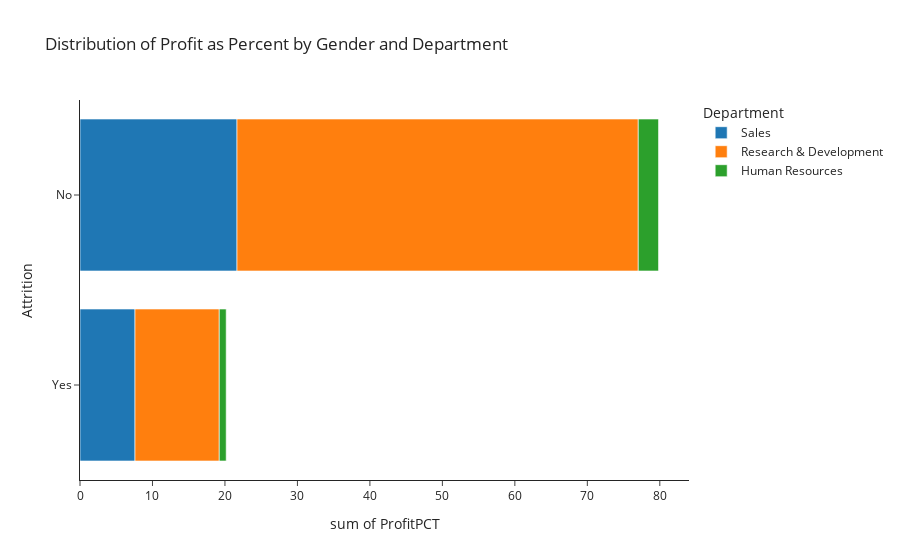

Notebook code for this chart:
### Code cell
# plot the data
fig=px.histogram(avg_profit,x=avg_profit['ProfitPCT'],y='Attrition',color='Department',title='Distribution of Profit as Percent by Attrition and Department')
fig.show()

### Figure 1 — Plotly figure (JSON) as saved in the notebook; plotly's stock layout.template omitted (floating-point values rounded to 4 significant figures; data arrays with more than 128 entries replaced by an {"elided": "..."} marker saying what was removed)
{"data": [{"alignmentgroup": "True", "bingroup": "y", "histfunc": "sum", "hovertemplate": "Department=Sales<br>sum of ProfitPCT=%{x}<br>Attrition=%{y}<extra></extra>", "legendgroup": "Sales", "marker": {"color": "#1F77B4", "pattern": {"shape": ""}}, "name": "Sales", "offsetgroup": "Sales", "orientation": "h", "showlegend": true, "type": "histogram", "x": {"elided": "446 float values"}, "xaxis": "x", "y": {"elided": "446 str values"}, "yaxis": "y"}, {"alignmentgroup": "True", "bingroup": "y", "histfunc": "sum", "hovertemplate": "Department=Research & Development<br>sum of ProfitPCT=%{x}<br>Attrition=%{y}<extra></extra>", "legendgroup": "Research & Development", "marker": {"color": "#FF7F0E", "pattern": {"shape": ""}}, "name": "Research & Development", "offsetgroup": "Research & Development", "orientation": "h", "showlegend": true, "type": "histogram", "x": {"elided": "961 float values"}, "xaxis": "x", "y": {"elided": "961 str values"}, "yaxis": "y"}, {"alignmentgroup": "True", "bingroup": "y", "histfunc": "sum", "hovertemplate": "Department=Human Resources<br>sum of ProfitPCT=%{x}<br>Attrition=%{y}<extra></extra>", "legendgroup": "Human Resources", "marker": {"color": "#2CA02C", "pattern": {"shape": ""}}, "name": "Human Resources", "offsetgroup": "Human Resources", "orientation": "h", "showlegend": true, "type": "histogram", "x": [0.04707, 0.1879, 0.02681, -0.03011, 0.05203, 0.0665, 0.2037, 0.0994, 0.1857, 0.1383, 0.01379, 0.1748, -0.08885, 0.1821, -0.03481, -0.08954, 0.003249, 0.1078, 0.2037, -0.01301, 0.1657, 0.05481, 0.02252, 0.1775, 0.05349, -0.07104, 0.02752, 0.02426, 0.04206, 0.05736, 0.1511, 0.1701, -0.1367, 0.03103, -0.001594, 0.01551, 0.196, 0.002874, 0.1164, 0.008222, 0.0761, -0.1258, 0.04146, 0.008466, 0.08736, 0.1251, -0.02753, -0.0004181, 0.06578, 0.01301, 0.07631, 0.03952, 0.04129, 0.1615, 0.00716, 0.06783, 0.11, 0.002935, 0.1454, 0.01945, 0.05378, 0.1521, 0.06798], "xaxis": "x", "y": ["No", "Yes", "No", "No", "No", "No", "No", "No", "No", "Yes", "Yes", "Yes", "No", "No", "No", "No", "No", "No", "No", "No", "No", "No", "No", "No", "No", "Yes", "No", "No", "No", "No", "No", "No", "No", "No", "No", "No", "No", "Yes", "No", "No", "No", "No", "No", "No", "Yes", "No", "No", "No", "Yes", "No", "No", "No", "Yes", "Yes", "Yes", "No", "No", "No", "Yes", "No", "No", "No", "No"], "yaxis": "y"}], "layout": {"barmode": "relative", "legend": {"title": {"text": "Department"}, "tracegroupgap": 0}, "title": {"text": "Distribution of Profit as Percent by Gender and Department"}, "xaxis": {"anchor": "y", "domain": [0, 1], "title": {"text": "sum of ProfitPCT"}}, "yaxis": {"anchor": "x", "domain": [0, 1], "title": {"text": "Attrition"}}}}
